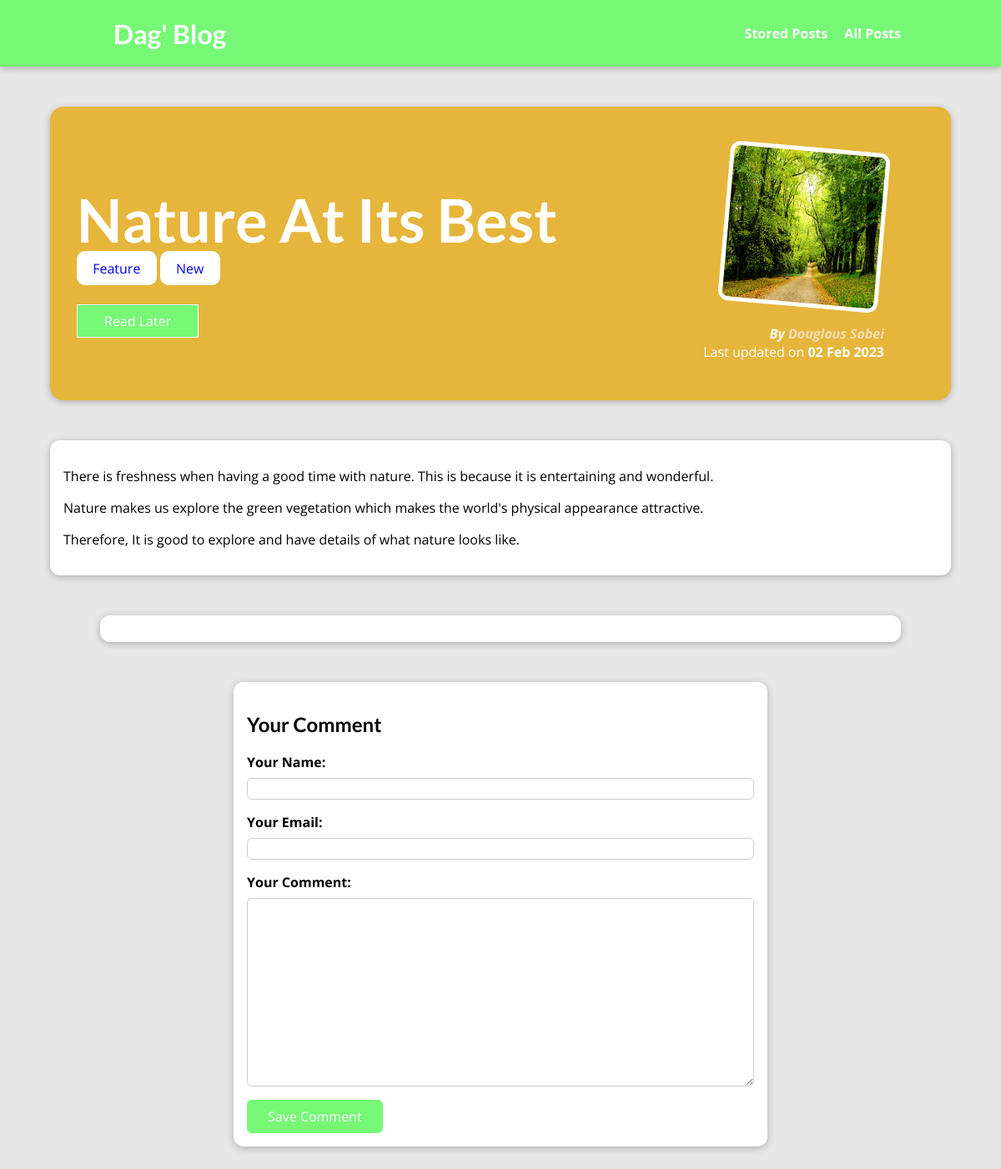
The page /posts/nature-at-its-best on the database its author committed.
### blog/models.py (models this page shows, shortened)
class Post(models.Model):
    title = models.CharField(max_length=100)
    excerpt = models.CharField(max_length=200)
    image = models.ImageField(upload_to="posts", null=True)
    date = models.DateField(auto_now=True)
    slug = models.SlugField(unique=True, db_index=True)
    content = models.TextField(validators=[MinLengthValidator(10)])
    author = models.ForeignKey(
        Author, on_delete=models.SET_NULL, null=True, related_name="posts")
    tags = models.ManyToManyField(Tag)

class Tag(models.Model):
    caption = models.CharField(max_length=25)

class Author(models.Model):
    first_name = models.CharField(max_length=60)
    last_name = models.CharField(max_length=60)
    email_address = models.EmailField()
    def full_name(self):
        return f"{self.first_name} {self.last_name}"
    def __str__(self):
        return self.full_name()

### blog/views.py (the view, shortened to what this page needs)
# urls.py: path("posts/<slug:slug>", views.singlepostview.as_view(), name="post-detail-page"),
class singlepostview(View):
    def is_stored_post(self, request, post_id):
        stored_posts = request.session.get("stored_posts")
        if stored_posts is not None:
            is_saved_for_later = post_id in stored_posts
        else:
            is_saved_for_later = False
        return is_saved_for_later
    def get(self, request, slug):
      post = Post.objects.get(slug=slug)
      context = {
          "post": post,
          "post_tags": post.tags.all(),
          "comment_form": commentform(),
          "comments": post.comments.all().order_by("-id"),
          "saved_for_later": self.is_stored_post(request, post.id)
      }
      return render(request, "blog/post-detail.html", context)

### blog/forms.py
class commentform(forms.ModelForm):
    class Meta:
        model = comment
        exclude = ["post"]
        labels = {
            "user_name": "Your Name",
            "user_email": "Your Email",
            "text": "Your Comment"
        }

### blog/templates/blog/post-detail.html (shortened to what this page needs)
{% extends "base.html" %}
{% load static %}
{% block css_files %}
    <link rel="stylesheet" href="{% static "blog/post-detail.css" %}" />
{% endblock %}
{% block content %}
    <section id="summary">
        <h2>{{post.title}}</h2>
        <div>
            {% for tag in post_tags %}
                <span class="tag">{{ tag.caption }}</span>
            {% endfor %}
        </div>
        <div id="read-later">
            <form action="{% url "read-later" %}" method="POST">
                <button>
                    {% if saved_for_later %}
                        Remove from "Read Later" List
                    {% else %}
                        Read Later
                    {% endif %}
                </button>
            </form>
        </div>
        <article>
            <img src="{{ post.image.url }}" alt="{{post.title}}" />
            <address>By <a href="mailto:{{ post.author.email_address }}">{{post.author}}</a></address>
            <div>Last updated on <time>{{post.date|date:"d M Y"}}</time></div>
        </article>
    </section>
    <main>
        {{post.content|linebreaks }}
    </main>
    <section id="comments">
    </section>
    <section id="comment-form">
        <h2>Your Comment</h2>
        <form action="{% url "post-detail-page" post.slug %}" method="POST">
            {% for form_field in comment_form %}
                <div class="form-control {% if form_field.errors %}invalid{% endif %}">
                    {{ form_field.label_tag }}
                    {{ form_field }}
                </div>
            {% endfor %}
            <button>Save Comment</button>
        </form>
    </section>
{% endblock %}

### static/app.css (style rules this page uses)
* { box-sizing: border-box; }
html { font-family: "Open Sans", "Lato", sans-serif; }
body { margin: 0; }
h1, h2, h3 { font-family: "Lato", sans-serif; font-weight: bold; }

### blog/static/blog/post-detail.css (style rules this page uses)
body { background-color: #e7e7e7; }
#summary { margin: 8rem auto 3rem auto; padding: 2rem; width: 90%; max-width: 90rem; border-radius: 16px; background-color: #e6b53b; position: relative; box-shadow: 0 2px 8px rgba(0, 0, 0, 0.25); height: 22rem; }
#summary h2 { color: white; font-size: 4.5rem; margin-bottom: 0.3rem; }
#summary article { position: absolute; top: 2rem; right: 3rem; padding: 1rem 2rem; border-radius: 12px; text-align: right; color: white; }
#summary article img { width: 12rem; height: 12rem; border-radius: 12px; transform: rotateZ(5deg); border: 5px solid white; margin-bottom: 1rem; }
#summary address { font-weight: bold; }
#summary time { font-weight: bold; }
#read-later { margin: 2rem 0; }
#read-later button { background-color: #76f876; border: 1px solid white; padding: 0.5rem 2rem; font: inherit; color: white; cursor: pointer; }
#summary a { color: wheat; text-decoration: none; }
main { width: 90%; max-width: 90rem; margin: 3rem auto; background-color: white; padding: 1rem; border-radius: 12px; box-shadow: 0 2px 8px rgba(0, 0, 0, 0.25); }
.tag { background-color: white; color: blue; padding: 0.6rem 1.2rem; border-radius: 10px; }
#comment-form { margin: 3rem auto; width: 90%; max-width: 40rem; border-radius: 12px; background-color: white; box-shadow: 0 2px 8px rgba(0, 0, 0, 0.25); padding: 1rem; }
#comment-form button { font: inherit; background-color: #76f876; color: white; border: 1px solid #76f876; padding: 0.5rem 1.5rem; border-radius: 6px; cursor: pointer; }
.form-control { margin-bottom: 1rem; }
.form-control label { font-weight: bold; margin-bottom: 0.5rem; display: block; }
.form-control input, .form-control textarea { display: block; width: 100%; font: inherit; padding: 0.25; border-radius: 6px; border: 1px solid #ccc; }
#comments { margin: 3rem auto; width: 90%; max-width: 60rem; border-radius: 12px; background-color: white; box-shadow: 0 2px 8px rgba(0, 0, 0, 0.25); padding: 1rem 2rem; }

### rows shown on the page
Post: title "Nature At Its Best", image (picture), author "Douglous Sobei", date "02 Feb 2023", content "There is freshness when having a good time with nature. This is because it is entertaining and wonderful. Nature makes us explore the green vegetation which makes the world's physical appearance attractive. Therefore, It is good to explore and have details of what nature looks like."
Tag: caption "Feature"
Tag: caption "New"
